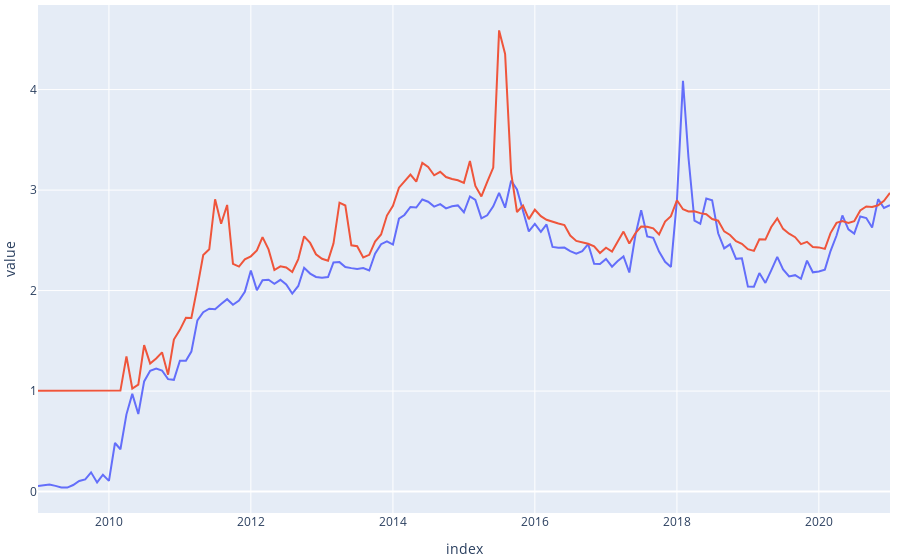

The notebook cell saved with this chart:
### Code cell
fig =monthly_tr[["mean_nb_inputs","mean_nb_outputs"]].plot.line()
fig=write_formated_plot(fig,output_dir+"inputs_outputs.html")
fig.show()

### Figure 1 — Plotly figure (JSON) as saved in the notebook; plotly's stock layout.template omitted (floating-point values rounded to 4 significant figures; data arrays with more than 128 entries replaced by an {"elided": "..."} marker saying what was removed)
{"data": [{"legendgroup": "mean_nb_inputs", "line": {"color": "#636efa", "dash": "solid"}, "mode": "lines", "name": "mean_nb_inputs", "orientation": "v", "showlegend": true, "type": "scatter", "x": {"elided": "145 str values"}, "xaxis": "x", "y": {"elided": "145 float values"}, "yaxis": "y"}, {"legendgroup": "mean_nb_outputs", "line": {"color": "#EF553B", "dash": "solid"}, "mode": "lines", "name": "mean_nb_outputs", "orientation": "v", "showlegend": true, "type": "scatter", "x": {"elided": "145 str values"}, "xaxis": "x", "y": {"elided": "145 float values"}, "yaxis": "y"}], "layout": {"hovermode": "x unified", "legend": {"title": {"text": "variable"}, "tracegroupgap": 0}, "margin": {"b": 5, "l": 10, "r": 10, "t": 5}, "showlegend": false, "xaxis": {"anchor": "y", "domain": [0, 1], "title": {"text": "index"}}, "yaxis": {"anchor": "x", "domain": [0, 1], "title": {"text": "value"}}}}
